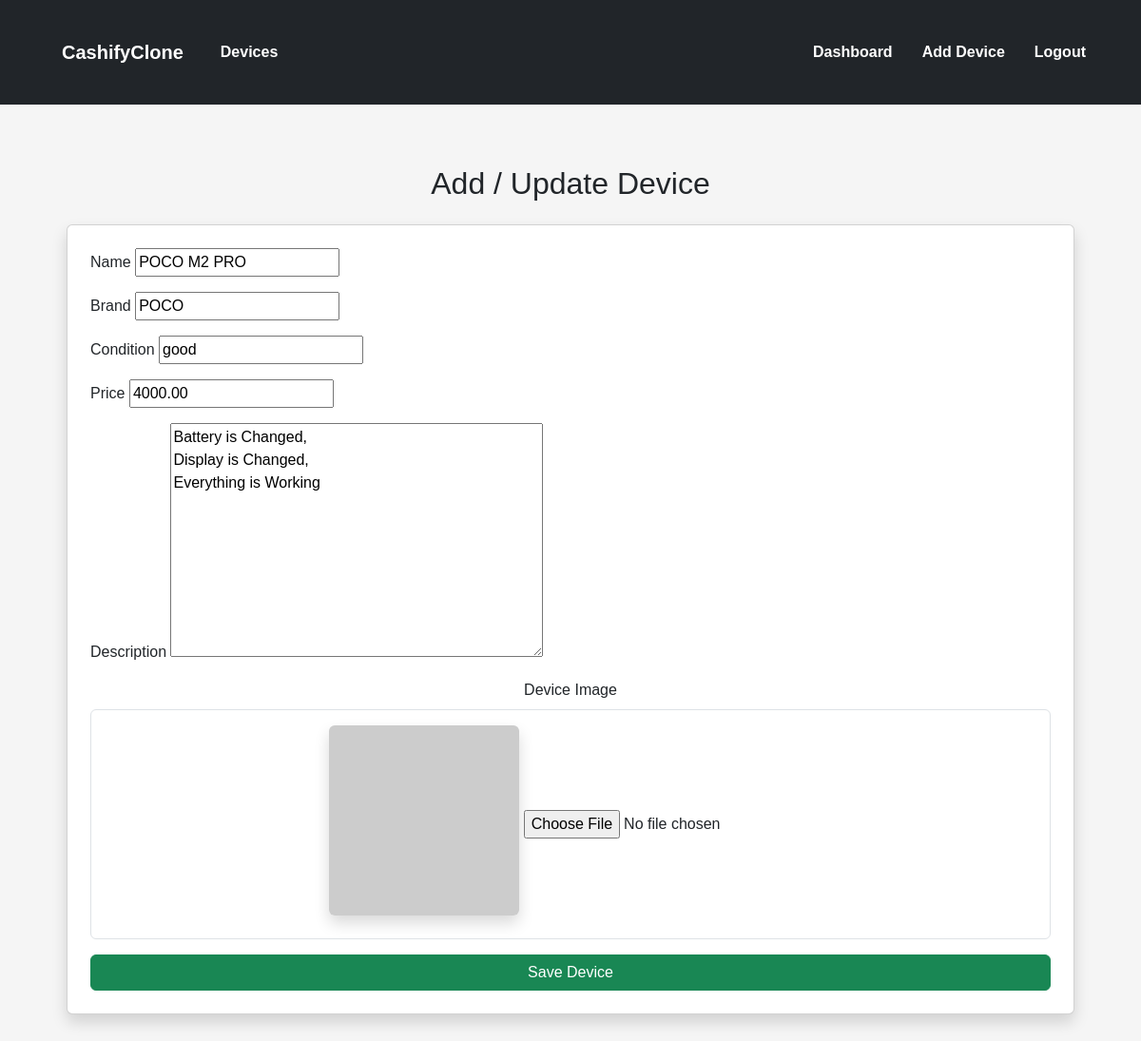
Screenshot of /devices/1/edit/ (signed in) with the database file from the repository.
### devices/models.py (models this page shows, shortened)
class Device(models.Model):
    user = models.ForeignKey(User, on_delete=models.CASCADE)
    buyer = models.ForeignKey(
        User,
        on_delete=models.SET_NULL,
        null=True,
        blank=True,
        related_name="purchased_devices"
    )
    name = models.CharField(max_length=200)
    brand = models.CharField(max_length=200)
    description = models.TextField()
    condition = models.CharField(max_length=100)
    price = models.DecimalField(max_digits=10, decimal_places=2)
    image = models.ImageField(upload_to="devices/", null=True, blank=True)
    is_sold = models.BooleanField(default=False)

### devices/views.py (the view)
# urls.py: path("<int:pk>/edit/", views.device_edit, name="device_edit"),
@login_required
def device_edit(request, pk):
    device = get_object_or_404(Device, pk=pk)
    if device.user != request.user:
        return redirect("dashboard")
    if request.method == "POST":
        form = DeviceForm(request.POST, request.FILES, instance=device)
        if form.is_valid():
            form.save()
            return redirect("dashboard")
    else:
        form = DeviceForm(instance=device)
    return render(request, "devices/device_form.html", {"form": form})

### devices/forms.py
class DeviceForm(forms.ModelForm):
    class Meta:
        model = Device
        exclude = ["user"]  # 🔥 VERY IMPORTANT

### devices/templates/devices/device_form.html (shortened to what this page needs)
{% extends 'base.html' %}
{% block content %}
<div class="container mt-4">
<h2 class="mb-4 text-center">Add / Update Device</h2>
<form method="post" enctype="multipart/form-data"
      class="card shadow p-4">
<div class="mb-3">
<label>Name</label>
{{ form.name }}
</div>
<div class="mb-3">
<label>Brand</label>
{{ form.brand }}
</div>
<div class="mb-3">
<label>Condition</label>
{{ form.condition }}
</div>
<div class="mb-3">
<label>Price</label>
{{ form.price }}
</div>
<div class="mb-3">
<label>Description</label>
{{ form.description }}
</div>
<div class="mb-3 text-center">
<label class="form-label">Device Image</label>
<div class="border p-3 rounded">
<img id="preview"
     src="https://via.placeholder.com/200x200?text=Upload+Image"
     width="200"
     class="mb-2 rounded shadow">
{{ form.image }}
</div>
</div>
<button class="btn btn-success w-100">
Save Device
</button>
</form>
</div>
{% endblock %}

### static/css/style.css (style rules this page uses)
body { font-family: Arial, sans-serif; margin: 0; background: #f5f5f5; }
.container { padding: 20px; }
.card { background: white; padding: 15px; border-radius: 6px; }

### rows the page displays
Device: name "POCO M2 PRO", brand "POCO", condition "good", price "4000.00", description "Battery is Changed, Display is Changed, Everything is Working"
